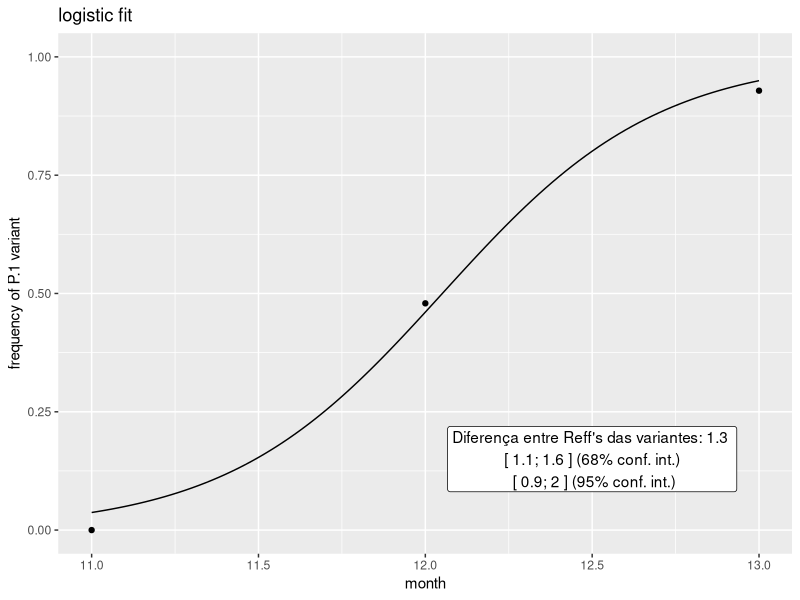
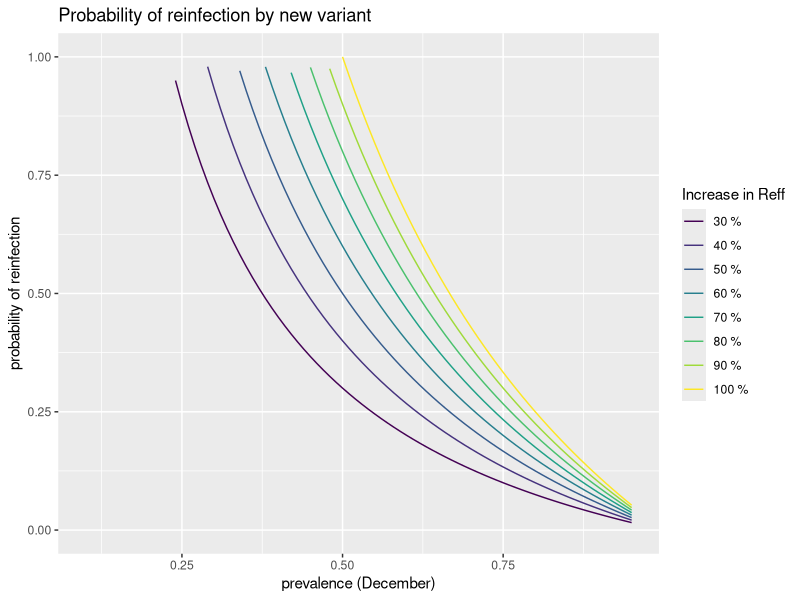

Here is the R script that generated these plots, in order:
library(ggplot2)
library(viridis)

# dados obtidos por inspeção visual! 2021-02-05
# http://www.genomahcov.fiocruz.br/presenca-das-linhagens-por-estado/
d = data.frame(t=11:13,
               P1 = c(0, 46, 39),
               outras = c(24, 50, 3))
d$freq = d$P1 / (d$P1 + d$outras)
model = glm(cbind(P1, outras) ~ t, data = d, family = "binomial")
#summary(model)

# dados da nota técnica
# http://www.genomahcov.fiocruz.br/wp-content/uploads/2021/02/NOTA-TEECNICA-CONJUNTA-No-09.2021.FVS-AM-X-ILMD.FICRUZ-AM-28.01.2021-.pdf
d2 = data.frame(t=11:13,
               P1 = c(0, 28, 32),
               outras = c(24, 27, 3))
d2$freq = d2$P1 / (d2$P1 + d2$outras)
model2 = glm(cbind(P1, outras) ~ t, data = d2, family = "binomial")

p <- ggplot(d) +
    geom_point(aes(x=t, y=freq)) +
    stat_function(fun = function(t) 1/(1+exp(-model$coefficients[2]*t - model$coefficients[1]))) +
    #geom_point(data=d2, aes(x=t, y=freq)) +
    #stat_function(fun = function(t) 1/(1+exp(-model2$coefficients[2]*t - model2$coefficients[1]))) +
    ylim(0, 1) +
    labs(title = "logistic fit", x = "month", y = "frequency of P.1 variant") +
    annotate("label", x = 12.5, y = 0.15, label =
             paste("Diferença entre Reff's das variantes:", round(13 * model$coefficients[2] / 30, 1),
             "\n [", paste(round(13 * confint(model, level=0.68)["t",] / 30, 1), collapse = "; "), "] (68% conf. int.)",
             "\n [", paste(round(13 * confint(model, level=0.95)["t",] / 30, 1), collapse = "; "), "] (95% conf. int.)"))

#lines(tt, 1/(1+exp(-model$coefficients[2]*tt - model$coefficients[1])))

print("Diferença de Reff's entre variantes:")
print(13 * confint(model, level=0.8)["t",] / 30)


## calculo prob. de reinfecção pela 2a variante

prob_reinfec <- function(prevalencia, inc_Reff){
    S = 1 - prevalencia
    (S * inc_Reff - S) / prevalencia
}

ii = seq(0.3, 1., by = 0.1)
x <- seq(0.1, 0.95, by = 0.01)
fun.data <- list()
for (i in ii)
    fun.data[[paste0(100 * i, " %")]] <- data.frame(x=x, y=prob_reinfec(x, 1+i))
fun.data <- plyr::ldply(fun.data, .id="incR")
p_reinf <- ggplot(fun.data) +
    geom_line(aes(x=x, y=y, col=incR)) +
    xlim(0.1, 0.95) +
    ylim(0, 1.) +
    scale_color_manual(name = "Increase in Reff",
                       values = viridis(length(ii)), # Color specification
                       labels = paste(100 * ii, "%")) +
    labs(x = "prevalence (December)", y = "probability of reinfection",
         title = "Probability of reinfection by new variant")


## "média ponderada" das taxas de crescimento

Reff.pond <- function(gama, freq.P1, R.orig, R.P1, R.window) {
    1 + 1/gama * log((1-freq.P1) * exp(gama * (R.orig - 1) * R.window) + freq.P1 * exp(gama * (R.P1-1) * R.window)) / R.window
}

Reff.pond(gama = 30 / 13,
          freq.P1 = 0.5,
          R.orig = 0.9,
          R.P1 = 2.0,
          R.window = 7/30)


